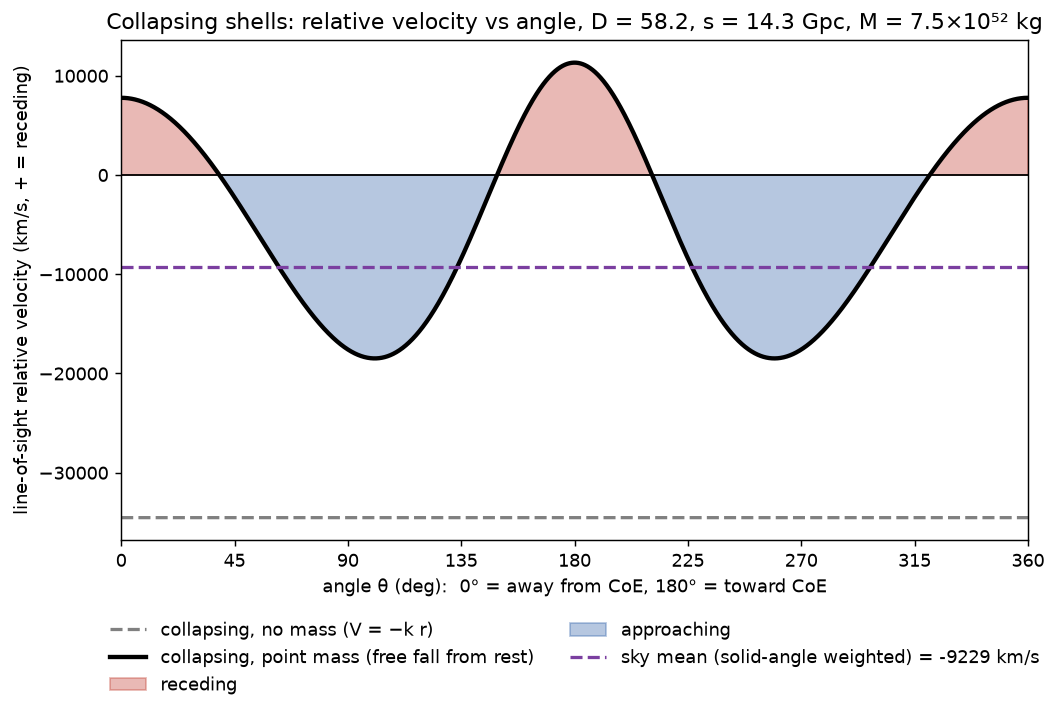

The Python source for this figure:
import numpy as np, matplotlib; matplotlib.use("Agg"); import matplotlib.pyplot as plt
exec(open("rel_angle_cc.py").read().split("res={}")[0])
def vlos(vf):
    vr=vf(rp)[:,None]*xp/rp[:,None]-vf(np.array(D))*xo/D; return (vr*n).sum(1)/1e3
ff=vlos(lambda r:-np.sqrt(2*GM/(r*GPC))); nm=vlos(lambda r:-k*r)
w=np.abs(np.sin(t)); mean=(ff*w).sum()/w.sum()
f,ax=plt.subplots(figsize=(9,5)); ax.axhline(0,color="k",lw=1)
ax.plot(ang,nm,color="0.5",ls="--",lw=1.8,label="collapsing, no mass (V = −k r)")
ax.plot(ang,ff,color="k",lw=2.4,label="collapsing, point mass (free fall from rest)")
ax.fill_between(ang,ff,0,where=ff>0,color="#c0392b",alpha=.35,label="receding")
ax.fill_between(ang,ff,0,where=ff<0,color="#2e5fa8",alpha=.35,label="approaching")
ax.axhline(mean,color="#7b3fa0",ls="--",lw=1.8,label="sky mean (solid-angle weighted) = %+.0f km/s"%mean)
ax.set_xlim(0,360); ax.set_xticks(range(0,361,45)); ax.set_xlabel("angle θ (deg):  0° = away from CoE, 180° = toward CoE")
ax.set_ylabel("line-of-sight relative velocity (km/s, + = receding)")
ax.set_title("Collapsing shells: relative velocity vs angle, D = 58.2, s = 14.3 Gpc, M = 7.5×10⁵² kg")
ax.legend(frameon=False,ncol=2,loc="upper center",bbox_to_anchor=(0.5,-0.13)); f.savefig("rel_vel_collapse_only.png",dpi=130,bbox_inches="tight")
print(mean, ff[0],ff[1440],ff.min(),nm[0])
